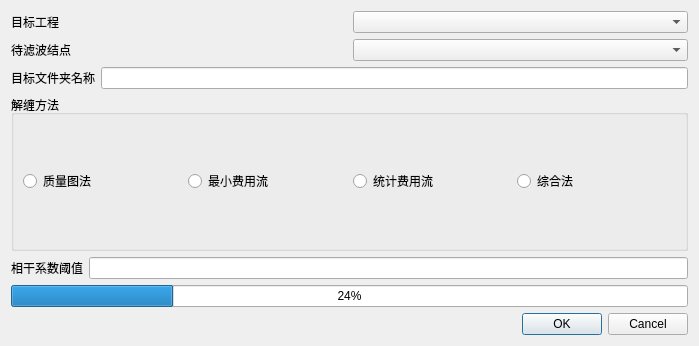
<?xml version="1.0" encoding="UTF-8"?>
<ui version="4.0">
 <class>Unwrap_ui</class>
 <widget class="QWidget" name="Unwrap_ui">
  <property name="geometry">
   <rect>
    <x>0</x>
    <y>0</y>
    <width>699</width>
    <height>346</height>
   </rect>
  </property>
  <property name="windowTitle">
   <string>相位解缠</string>
  </property>
  <property name="windowIcon">
   <iconset resource="../QtWidgetsApplication3.qrc">
    <normaloff>:/QtWidgetsApplication3/bin/icon/InSARapp.ico</normaloff>:/QtWidgetsApplication3/bin/icon/InSARapp.ico</iconset>
  </property>
  <layout class="QVBoxLayout" name="verticalLayout">
   <item>
    <layout class="QHBoxLayout" name="horizontalLayout_2">
     <item>
      <widget class="QLabel" name="projectlabel">
       <property name="text">
        <string>目标工程</string>
       </property>
      </widget>
     </item>
     <item>
      <widget class="QComboBox" name="comboBox"/>
     </item>
    </layout>
   </item>
   <item>
    <layout class="QHBoxLayout" name="horizontalLayout">
     <item>
      <widget class="QLabel" name="Inputlabel_2">
       <property name="text">
        <string>待滤波结点</string>
       </property>
      </widget>
     </item>
     <item>
      <widget class="QComboBox" name="comboBox_2"/>
     </item>
    </layout>
   </item>
   <item>
    <layout class="QHBoxLayout" name="horizontalLayout_4">
     <item>
      <widget class="QLabel" name="label">
       <property name="text">
        <string>目标文件夹名称</string>
       </property>
      </widget>
     </item>
     <item>
      <widget class="QLineEdit" name="file_name"/>
     </item>
    </layout>
   </item>
   <item>
    <widget class="QGroupBox" name="FilterTypegroupBox">
     <property name="minimumSize">
      <size>
       <width>600</width>
       <height>100</height>
      </size>
     </property>
     <property name="title">
      <string>解缠方法</string>
     </property>
     <layout class="QHBoxLayout" name="horizontalLayout_3">
      <item>
       <widget class="QRadioButton" name="SPDButton">
        <property name="text">
         <string>质量图法</string>
        </property>
       </widget>
      </item>
      <item>
       <widget class="QRadioButton" name="MCFButton">
        <property name="text">
         <string>最小费用流</string>
        </property>
       </widget>
      </item>
      <item>
       <widget class="QRadioButton" name="SnaphuButton">
        <property name="text">
         <string>统计费用流</string>
        </property>
       </widget>
      </item>
      <item>
       <widget class="QRadioButton" name="Q_MButton">
        <property name="text">
         <string>综合法</string>
        </property>
       </widget>
      </item>
     </layout>
    </widget>
   </item>
   <item>
    <layout class="QHBoxLayout" name="horizontalLayout_5">
     <item>
      <widget class="QLabel" name="ct_label">
       <property name="text">
        <string>相干系数阈值</string>
       </property>
      </widget>
     </item>
     <item>
      <widget class="QLineEdit" name="coherence_threshold"/>
     </item>
    </layout>
   </item>
   <item>
    <widget class="QProgressBar" name="progressBar">
     <property name="minimumSize">
      <size>
       <width>0</width>
       <height>0</height>
      </size>
     </property>
     <property name="value">
      <number>24</number>
     </property>
    </widget>
   </item>
   <item>
    <widget class="QDialogButtonBox" name="buttonBox">
     <property name="standardButtons">
      <set>QDialogButtonBox::Cancel|QDialogButtonBox::Ok</set>
     </property>
    </widget>
   </item>
  </layout>
 </widget>
 <resources>
  <include location="../QtWidgetsApplication3.qrc"/>
 </resources>
 <connections/>
</ui>
